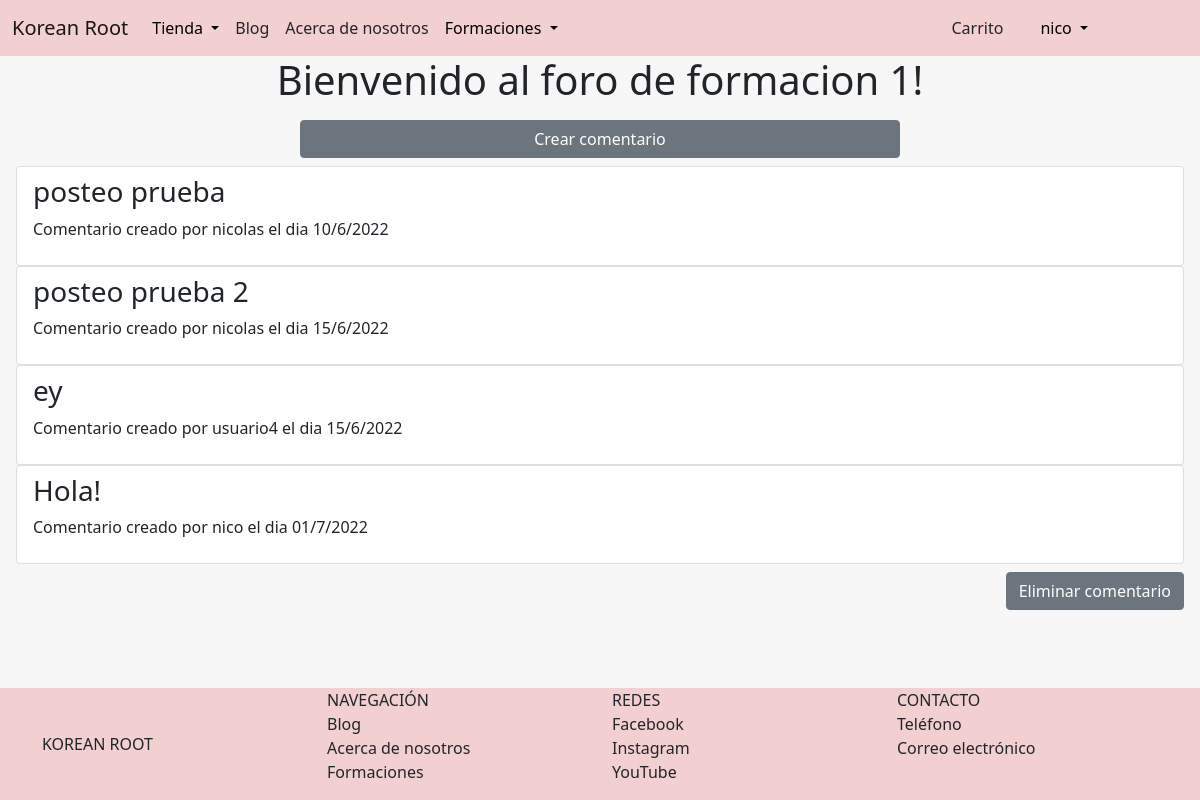
Page /capacitaciones/foro/1 (signed in) on the committed database.
### AppCursos/models.py (models this page shows, shortened)
class Capacitacion(models.Model):
    nombre = models.CharField(max_length=50)
    precio = models.IntegerField()
    descripcion = RichTextField()
    fecha_inicio = models.DateTimeField()
    imagen_miniatura = models.ImageField(upload_to='miniaturas_capacitaciones', default = 'miniaturacapacitaciondefault.jpg')
    imagen_portada = models.ImageField(upload_to='portadas_capacitaciones', default = 'portadacapacitaciondefault.jpg')
    link_capacitacion = models.CharField(max_length=255)

class ComentarioForo(models.Model):
    usuario = models.ForeignKey(User, on_delete=models.CASCADE)
    titulo = models.CharField(max_length=80)
    cuerpo = models.TextField()
    fecha = models.DateField(auto_now_add=True)
    curso = models.ForeignKey(Capacitacion, on_delete=models.CASCADE)

### AppCursos/views.py (the view)
# urls.py: path('foro/<id>', views.foro, name="foro"),
@login_required
def foro(request, id):
      usuario = request.user
      cursos_usuario = Capacitacion.objects.filter(operaciones__usuario_id=usuario.id)
      curso = Capacitacion.objects.get(id=id)
      if curso in cursos_usuario:
            comentarios = ComentarioForo.objects.filter(curso_id = curso.id)
            if not comentarios:
                  messages.error(request, 'Aun no hay comentarios en este foro.')
            return render(request, 'AppCursos/foro.html', {'comentarios': comentarios, 'curso': curso})
      else:
            messages.error(request, 'Solo puedes acceder a los foros de las formaciones que poseas.')
            return redirect('mis_capacitaciones')

### AppCursos/templates/AppCursos/foro.html
{% extends 'AppTienda/padre.html' %}
{% load static %}
{% block contenidoQueCambia %}
    <h1 class="text-center">Bienvenido al foro de {{curso.nombre}}!</h1>
    <div class="d-grid gap-2 col-6 mx-auto" style="margin: 0.5rem;">
        <a class="btn btn-secondary" href="{% url 'cursos:nuevo_comentario' id=curso.id %}" role="button">Crear comentario</a>
    </div>
    {% for comentario in comentarios %}
        <div class="list-group" style="margin-left: 1rem; margin-right: 1rem;">
            <a href="{% url 'cursos:nueva_respuesta' id=comentario.id %}" class="list-group-item">
                <h3>{{comentario.titulo}}</h3>
                <p>Comentario creado por {{comentario.usuario}} el dia {{comentario.fecha|date:'d/n/Y'}}</p>
            </a>
        </div>
        {% if comentario.usuario == request.user %}
            <div class="d-grid gap-2 d-md-flex justify-content-md-end" style="margin: 0.5rem;">
                <a class="btn btn-secondary me-md-2" href="{% url 'cursos:eliminar_comentario' id=comentario.id %}" role="button">Eliminar comentario</a>
            </div>
        {% endif %}
    {% endfor %}
{% endblock %}

### AppTienda/templates/AppTienda/padre.html (shortened to what this page needs)
<!doctype html>
<html lang="en">
  <head>
    {% load static %}
    <link href="https://cdn.jsdelivr.net/npm/bootstrap@5.1.3/dist/css/bootstrap.min.css" rel="stylesheet">
  </head>
  <body class="body">
        <nav class="navbar navbar-expand-sm navbar-light" style="background-color:rgb(242, 208, 209)">
            <div class="container">
            <a href="{% url 'blog:Inicio' %}" class="navbar-brand mb-0 h1" style="text-emphasis-color: aliceblue; margin-right: 1rem;">Korean Root</a>
            <div class="collapse navbar-collapse" id="navbarNav">
                <ul class="navbar-nav">
                    <li class="nav-item dropdown">
                        <a href="#"
                        class="nav-link dropdown-toggle"
                        id="navbarDropdown"
                        role="button"
                        data-bs-toggle="dropdown"
                        aria-expanded="false"
                        style="color: black;"
                        >Tienda
                        </a>
                    </li>
                    <li class="nav-item active">
                        <a
                        href="{% url 'blog:lista_publicaciones' %}"
                        class="nav-link"
                        style="text-decoration: none; color:inherit;"
                        >
                        Blog
                    </a>
                </li>
                    <li
                    class="nav-item active">
                    <a
                    href="{% url 'acerca_de_nosotros' %}"
                    class="nav-link"
                    style="text-decoration: none; color:inherit;"
                    >
                    Acerca de nosotros
                </a>
            </li>
                    <li class="nav-item dropdown">
                      <a href="#"
                      class="nav-link dropdown-toggle"
                      id="navbarDropdown"
                      role="button"
                      data-bs-toggle="dropdown"
                      aria-expanded="false"
                      style="color: black;"
                      >Formaciones
                      </a>
                </ul>
            </div>
            </div>
            {% if user.is_authenticated %}
              <div class="d-grid gap-2 d-sm-flex justify-content-end" style="width: 6rem; margin-right: 6rem;">
              <div class="d-grid gap-2 d-sm-flex justify-content-end" style="width: 5rem;">
                <button
                class="btn btn-outline"
                type="button"
                style="text-decoration: none; color:inherit;"
                >
                <a
                    href="{% url 'carrito' %}"
                    style="text-decoration: none; color:inherit;"
                    >
                    Carrito
                </a>
                </button>
                <li class="nav-item dropdown" style="list-style-type: none">
                  <a href="#"
                  class="nav-link dropdown-toggle"
                  id="navbarDropdown"
                  role="button"
                  data-bs-toggle="dropdown"
                  aria-expanded="false"
                  style="color: black;">
                  {{user.username}}
                  </a>
                </li>
              </div>
            {% endif %}
        </nav>
    {% block contenidoQueCambia %}
    {% endblock %}
  <footer
  class="footer"
  >
    <div class="container">
      <nav class="row">
        <a href="{% url 'blog:Inicio' %}"
        class="col-3 text-reser text-uppercase d-flex align-items-center"
        style="text-decoration: none; color:inherit;"
        >
          Korean Root
        </a>
        <ul class="col-3 list-unstyled">
          <li class="font-weight-bold text-uppercase">Navegación</li>
          <li><a href="{% url 'blog:lista_publicaciones' %}" class="text-reset" style="text-decoration: none; color:inherit;">Blog</a></li>
          <li><a href="{% url 'acerca_de_nosotros' %}" class="text-reset" style="text-decoration: none; color:inherit;">Acerca de nosotros</a></li>
          <li><a href="{% url 'cursos:capacitaciones' %}" class="text-reset" style="text-decoration: none; color:inherit;">Formaciones</a></li>
        </ul>
        <ul class="col-3 list-unstyled">
          <li class="font-weight-bold text-uppercase" style="text-decoration: none; color:inherit;">Redes</li>
          <li><a href="https://www.facebook.com/koreanroot" class="text-reset" style="text-decoration: none; color:inherit;">Facebook</a></li>
          <li><a href="https://instagram.com/koreanroot" class="text-reset" style="text-decoration: none; color:inherit;">Instagram</a></li>
          <li><a href="https://www.youtube.com/channel/UC8QQf5m4bq_b639ss8gnnDg" class="text-reset" style="text-decoration: none; color:inherit;">YouTube</a></li>
        </ul>
        <ul class="col-3 list-unstyled">
          <li class="font-weight-bold text-uppercase" style="text-decoration: none; color:inherit;">Contacto</li>
          <li><a href="tel:3424234054" class="text-reset" style="text-decoration: none; color:inherit;">Teléfono</a></li>
          <li><a href="thekoreanroot@gmail.com" class="text-reset" style="text-decoration: none; color:inherit;">Correo electrónico</a></li>
        </ul>
      </nav>
    </div>
  </footer>
  </body>
</html>

### AppTienda/templates/AppTienda/padre.html (style rules this page uses)
.body { background-color:rgb(247, 247, 247); display: flex; flex-direction: column; min-height: 100vh; }
.footer { background-color: rgb(242, 208, 209); position: relative; margin-top: auto; clear:both; }

### rows in the picture
Capacitacion: nombre "formacion 1"
ComentarioForo: titulo "posteo prueba", usuario "nicolas", fecha "10/6/2022"
ComentarioForo: titulo "posteo prueba 2", usuario "nicolas", fecha "15/6/2022"
ComentarioForo: titulo "ey", usuario "usuario4", fecha "15/6/2022"
ComentarioForo: titulo "Hola!", usuario "nico", fecha "01/7/2022", shows "Eliminar comentario"

### other values in the picture
{{ user.username }} "nico"
